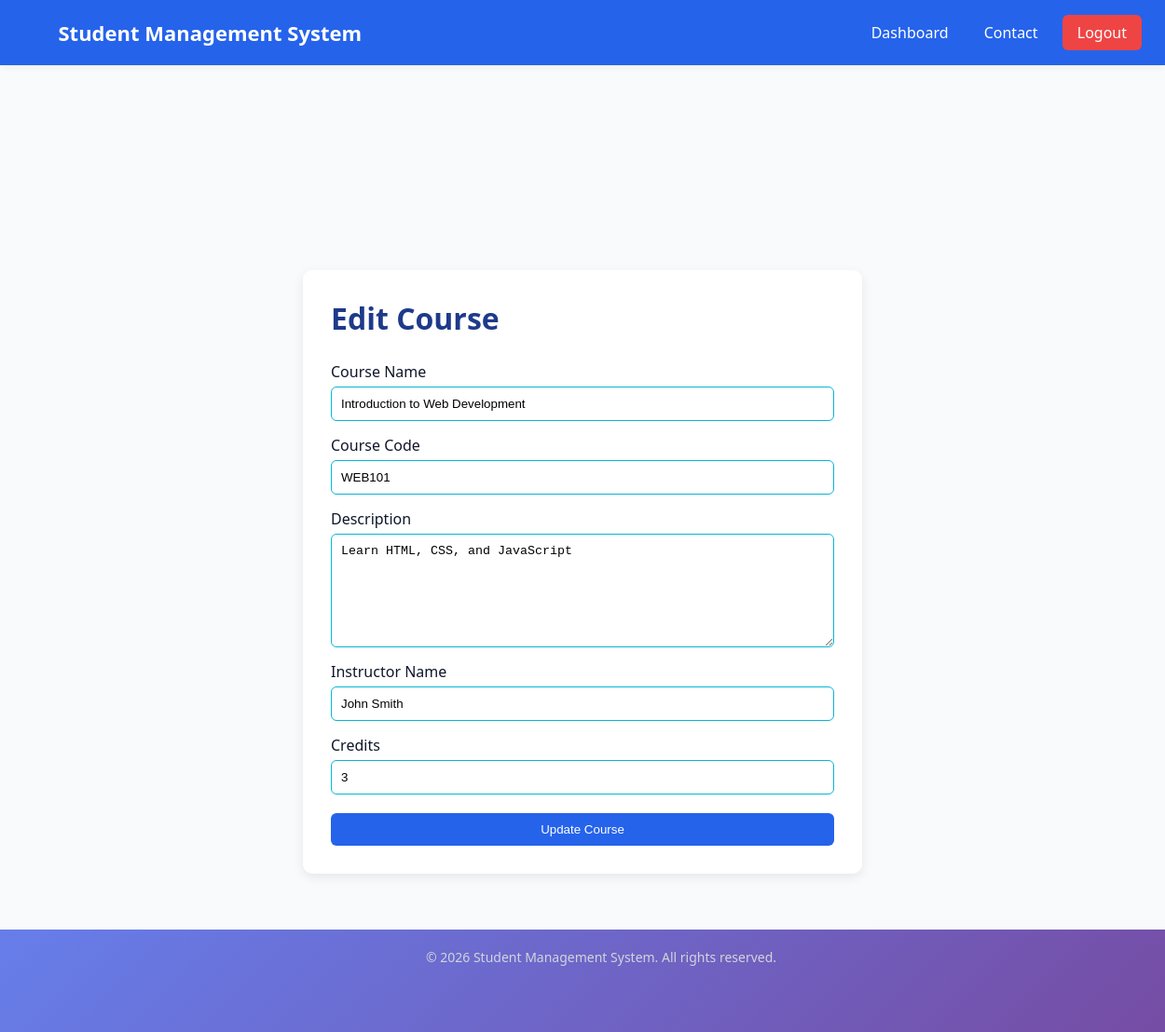
Screenshot of /edit_course.php?id=1 (signed in) with the database file from the repository.
### tables this page shows
CREATE TABLE IF NOT EXISTS courses (
  id INT AUTO_INCREMENT PRIMARY KEY,
  course_name VARCHAR(255) NOT NULL,
  course_code VARCHAR(50) UNIQUE NOT NULL,
  description TEXT,
  instructor_name VARCHAR(255),
  credits INT DEFAULT 3,
  created_at TIMESTAMP DEFAULT CURRENT_TIMESTAMP,
  updated_at TIMESTAMP DEFAULT CURRENT_TIMESTAMP ON UPDATE CURRENT_TIMESTAMP
);

### edit_course.php (the view, shortened to what this page needs)
<?php
require_once 'db.php';
$course_id = (int)$_GET['id'];
$stmt = $conn->prepare('SELECT id, course_name, course_code, description, instructor_name, credits FROM courses WHERE id = ?');
$stmt->bind_param('i', $course_id);
$stmt->execute();
$result = $stmt->get_result();
$course = $result->fetch_assoc();
?>
<!DOCTYPE html>
<html>
<head>
    <link rel="stylesheet" href="style.css">
</head>
<body>
<?php include 'navbar.php'; ?>
<div class="container" style="margin-top: 80px; max-width: 600px; margin-left: auto; margin-right: auto;">
    <div style="background: white; padding: 30px; border-radius: 10px; box-shadow: 0 4px 12px rgba(0,0,0,0.08);">
        <h1 style="color: #1e3a8a; margin-bottom: 10px;">Edit Course</h1>
        <form method="POST" style="display: flex; flex-direction: column;">
            <label style="color: #0f172a; margin-top: 15px; font-weight: 500;">Course Name</label>
            <input type="text" name="course_name" value="<?php echo htmlspecialchars($course['course_name']); ?>" required style="padding: 10px; border: 1px solid #06b6d4; border-radius: 6px; margin-top: 5px;">
            <label style="color: #0f172a; margin-top: 15px; font-weight: 500;">Course Code</label>
            <input type="text" name="course_code" value="<?php echo htmlspecialchars($course['course_code']); ?>" required style="padding: 10px; border: 1px solid #06b6d4; border-radius: 6px; margin-top: 5px;">
            <label style="color: #0f172a; margin-top: 15px; font-weight: 500;">Description</label>
            <textarea name="description" style="padding: 10px; border: 1px solid #06b6d4; border-radius: 6px; margin-top: 5px; height: 100px;"><?php echo htmlspecialchars($course['description']); ?></textarea>
            <label style="color: #0f172a; margin-top: 15px; font-weight: 500;">Instructor Name</label>
            <input type="text" name="instructor_name" value="<?php echo htmlspecialchars($course['instructor_name']); ?>" style="padding: 10px; border: 1px solid #06b6d4; border-radius: 6px; margin-top: 5px;">
            <label style="color: #0f172a; margin-top: 15px; font-weight: 500;">Credits</label>
            <input type="number" name="credits" value="<?php echo $course['credits']; ?>" min="1" max="6" style="padding: 10px; border: 1px solid #06b6d4; border-radius: 6px; margin-top: 5px;">
            <button type="submit" style="background: #2563eb; color: white; padding: 10px 16px; border: none; border-radius: 6px; margin-top: 20px; cursor: pointer; font-weight: 500;">Update Course</button>
        </form>
    </div>
</div>
<?php include 'footer.php'; ?>
</body>
</html>

### style.css (style rules this page uses)
* { padding: 0; margin: 0; }
:root { --primary: #2563eb; --primary-dark: #1e3a8a; --accent: #06b6d4; --muted: #f8fafc; --text: #0f172a; --white: #ffffff; }
html, body { font-family: "Segoe UI", Roboto, Arial, sans-serif; color: var(--text); background-color: var(--muted); padding-top: 70px; background-image: url('background.jpg'); background-size: cover; background-position: center; background-repeat: no-repeat; background-attachment: fixed; }
.container { padding-top: 70px; }

### rows the page displays
courses: course_name "Introduction to Web Development", course_code "WEB101", description "Learn HTML, CSS, and JavaScript", instructor_name "John Smith", credits "3"
